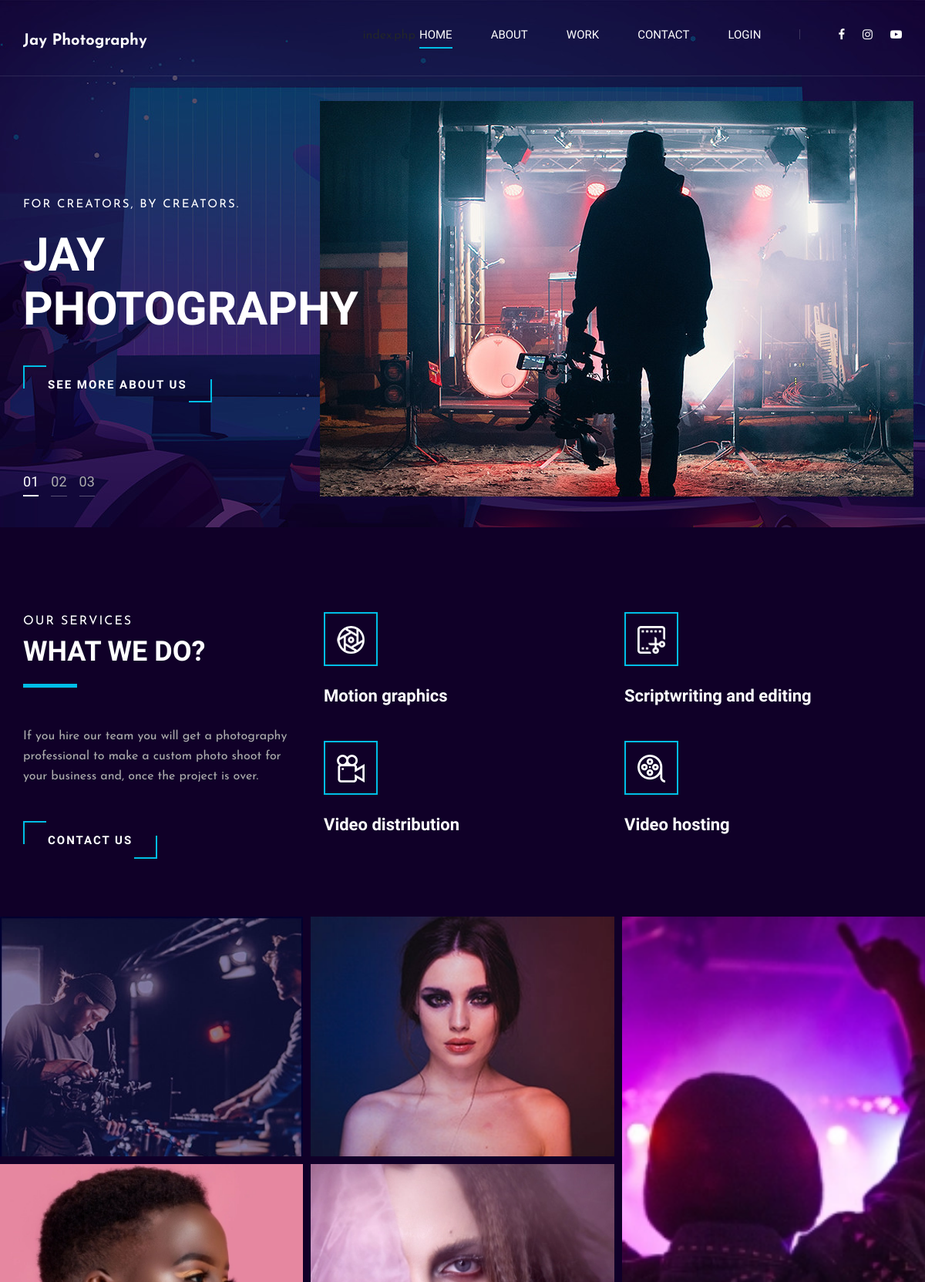
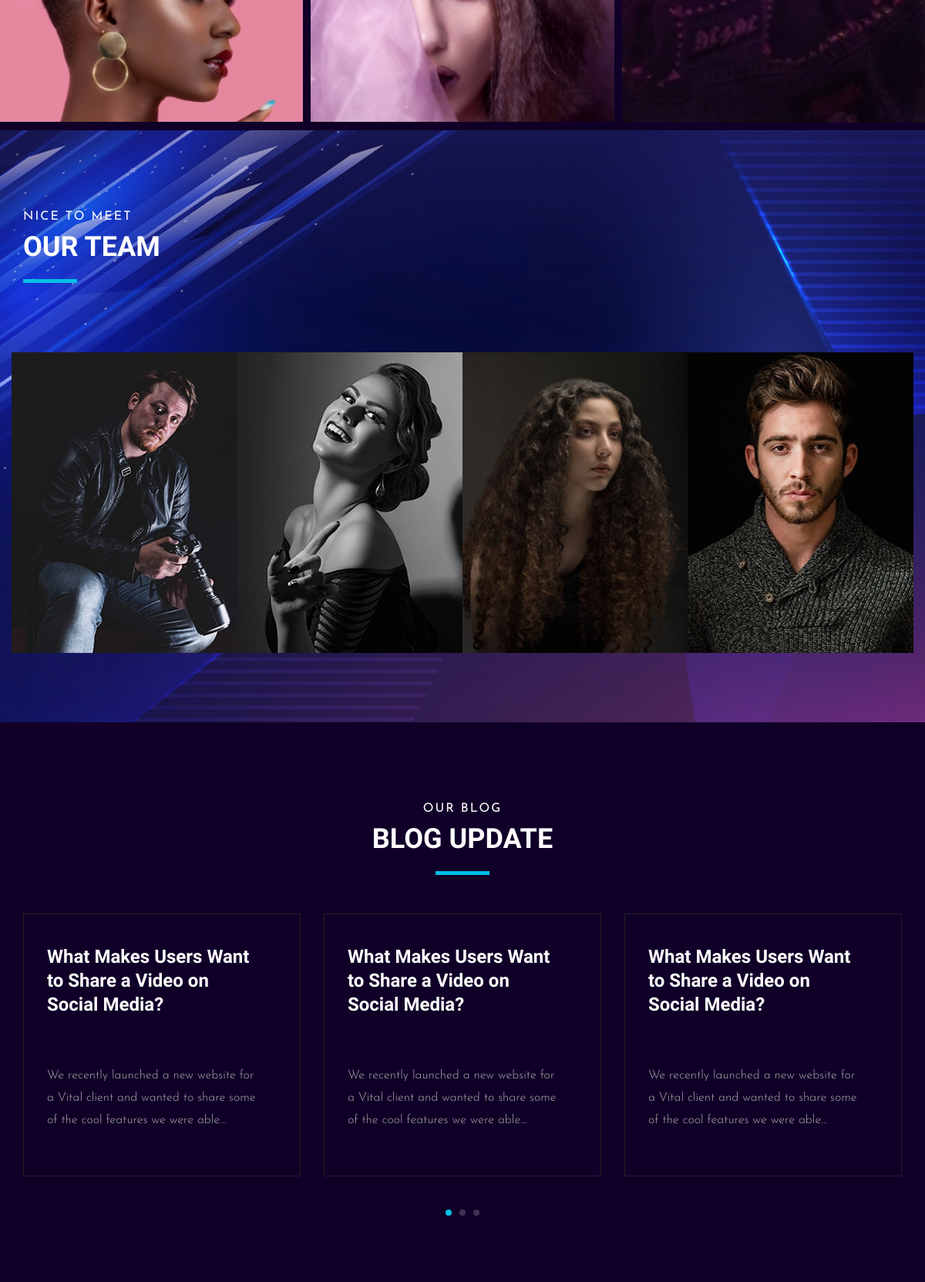
The page / (upper part) on the database its author committed (2 pictures, top to bottom).
### tables this page shows
CREATE TABLE `achievement` (
  `aid` int(11) NOT NULL,
  `atitle` varchar(255) NOT NULL,
  `adate` varchar(255) NOT NULL,
  `atype` varchar(255) NOT NULL,
  `aimg` varchar(255) NOT NULL,
  `userId` varchar(255) NOT NULL,
  `active_record` varchar(255) NOT NULL DEFAULT 'Yes'
);

CREATE TABLE `team` (
  `aid` int(11) NOT NULL,
  `atitle` varchar(255) NOT NULL,
  `adate` varchar(255) NOT NULL,
  `aimg` varchar(255) NOT NULL,
  `userId` varchar(255) NOT NULL,
  `active_record` varchar(255) NOT NULL DEFAULT 'Yes'
);

CREATE TABLE `blog` (
  `aid` int(11) NOT NULL,
  `atitle` varchar(255) NOT NULL,
  `adate` varchar(255) NOT NULL,
  `ades` text NOT NULL,
  `aimg` varchar(255) NOT NULL,
  `userId` varchar(255) NOT NULL,
  `active_record` varchar(255) NOT NULL DEFAULT 'Yes'
);

### index.php (the view, shortened to what this page needs)
<?php include("header.php");
include("config.php"); ?>
<section class="hero">
    <div class="hero__slider owl-carousel">
        <div class="hero__item set-bg" data-setbg="img/hero/hero-1.jpg">
            <div class="container">
                <div class="row">
                    <div class="col-lg-6">
                        <div class="hero__text">
                            <span>For creators, by creators.</span>
                            <h2>Jay Photography</h2>
                            <a href="contact.php" class="primary-btn">See more about us</a>
                        </div>
                    </div>
                </div>
            </div>
        </div>
    </div>
</section>
<section class="services spad">
    <div class="container">
        <div class="row">
            <div class="col-lg-4">
                <div class="services__title">
                    <div class="section-title">
                        <span>Our services</span>
                        <h2>What We do?</h2>
                    </div>
                    <p>If you hire our team you will get a photography professional to make a custom
                        photo shoot for your business and, once the project is over.</p>
                    <a href="contact.php" class="primary-btn">Contact us</a>
                </div>
            </div>
            <div class="col-lg-8">
                <div class="row">
                    <div class="col-lg-6 col-md-6 col-sm-6">
                        <div class="services__item">
                            <div class="services__item__icon">
                                <img src="img/icons/si-1.png" alt="">
                            </div>
                            <h4>Motion graphics</h4>
                        </div>
                    </div>
                    <div class="col-lg-6 col-md-6 col-sm-6">
                        <div class="services__item">
                            <div class="services__item__icon">
                                <img src="img/icons/si-2.png" alt="">
                            </div>
                            <h4>Scriptwriting and editing</h4>
                        </div>
                    </div>
                    <div class="col-lg-6 col-md-6 col-sm-6">
                        <div class="services__item">
                            <div class="services__item__icon">
                                <img src="img/icons/si-3.png" alt="">
                            </div>
                            <h4>Video distribution</h4>
                        </div>
                    </div>
                    <div class="col-lg-6 col-md-6 col-sm-6">
                        <div class="services__item">
                            <div class="services__item__icon">
                                <img src="img/icons/si-4.png" alt="">
                            </div>
                            <h4>Video hosting</h4>
                        </div>
                    </div>
                </div>
            </div>
        </div>
    </div>
</section>
<section class="work">
    <div class="work__gallery">
        <?php
        $sql_show_user = "SELECT * FROM achievement WHERE active_record = 'Yes' ORDER BY aid DESC LIMIT 0,2";
        $result_sql_show_user = mysqli_query($conn, $sql_show_user) or die("Query Failed!!");
        if (mysqli_num_rows($result_sql_show_user) > 0) {
            while ($row = mysqli_fetch_assoc($result_sql_show_user)) {
        ?>
                <div class="work__item wide__item set-bg" data-setbg="admin/upload/<?php echo ($row['aimg']) ?>">
                </div>
        <?php }
        } ?>
        <?php
        $sql_show_user = "SELECT * FROM achievement WHERE active_record = 'Yes' ORDER BY aid DESC LIMIT 2,1";
        $result_sql_show_user = mysqli_query($conn, $sql_show_user) or die("Query Failed!!");
        if (mysqli_num_rows($result_sql_show_user) > 0) {
            while ($row = mysqli_fetch_assoc($result_sql_show_user)) {
        ?>
                <div class="work__item large__item set-bg" data-setbg="admin/upload/<?php echo ($row['aimg']) ?>">
                </div>
        <?php }
        } ?>
        <?php
        $sql_show_user = "SELECT * FROM achievement WHERE active_record = 'Yes' ORDER BY aid DESC LIMIT 3,2";
        $result_sql_show_user = mysqli_query($conn, $sql_show_user) or die("Query Failed!!");
        if (mysqli_num_rows($result_sql_show_user) > 0) {
            while ($row = mysqli_fetch_assoc($result_sql_show_user)) {
        ?>
                <div class="work__item wide__item set-bg" data-setbg="admin/upload/<?php echo ($row['aimg']) ?>">
                </div>
        <?php }
        } ?>
    </div>
</section>
<?php include('teamSection.php') ?>
<?php include('blogSection.php') ?>
<?php include("footer.php") ?>

### teamSection.php (shortened to what this page needs)
<section class="team spad set-bg" data-setbg="img/team-bg.jpg">
    <div class="container">
        <div class="row">
            <div class="col-lg-12">
                <div class="section-title team__title">
                    <span>Nice to meet</span>
                    <h2>OUR Team</h2>
                </div>
            </div>
        </div>
        <div class="row">
            <?php
            include("config.php");
            $sql_show_user = "SELECT * FROM team WHERE active_record = 'Yes' ORDER BY aid DESC LIMIT 0,4";
            $result_sql_show_user = mysqli_query($conn, $sql_show_user) or die("Query Failed!!");
            if (mysqli_num_rows($result_sql_show_user) > 0) {
                while ($row = mysqli_fetch_assoc($result_sql_show_user)) {
            ?>
                    <div class="col-lg-3 col-md-6 col-sm-6 p-0">
                        <div class="team__item set-bg" data-setbg="admin/upload/<?php echo ($row['aimg']) ?>">
                        </div>
                    </div>
            <?php }
            } ?>
        </div>
    </div>
</section>

### blogSection.php (shortened to what this page needs)
<section class="latest spad">
    <div class="container">
        <div class="row">
            <div class="col-lg-12">
                <div class="section-title center-title">
                    <span>Our Blog</span>
                    <h2>Blog Update</h2>
                </div>
            </div>
        </div>
        <div class="row">
            <div class="latest__slider owl-carousel">
                <?php
                include("config.php");
                $sql_show_user = "SELECT * FROM blog WHERE active_record = 'Yes' ORDER BY aid DESC LIMIT 0, 6";
                $result_sql_show_user = mysqli_query($conn, $sql_show_user) or die("Query Failed!!");
                if (mysqli_num_rows($result_sql_show_user) > 0) {
                    while ($row = mysqli_fetch_assoc($result_sql_show_user)) {
                ?>
                        <div class="col-lg-4">
                            <div class="blog__item latest__item">
                                <h4><?php echo ($row['atitle']) ?></h4>
                                <ul>
                                </ul>
                                <p><?php echo ($row['ades']) ?></p>
                            </div>
                        </div>
                <?php }
                } ?>
            </div>
        </div>
    </div>
</section>

### rows shown on the page
achievement: shows a picture
achievement: shows a picture
achievement: shows a picture
achievement: shows a picture
team: shows a picture
team: shows a picture
team: shows a picture
team: shows a picture
blog: atitle "What Makes Users Want to Share a Video on Social Media?", ades "We recently launched a new website for a Vital client and wanted to share some of the cool features we were able..."
blog: atitle "What Makes Users Want to Share a Video on Social Media?", ades "We recently launched a new website for a Vital client and wanted to share some of the cool features we were able..."
blog: atitle "What Makes Users Want to Share a Video on Social Media?", ades "We recently launched a new website for a Vital client and wanted to share some of the cool features we were able..."
